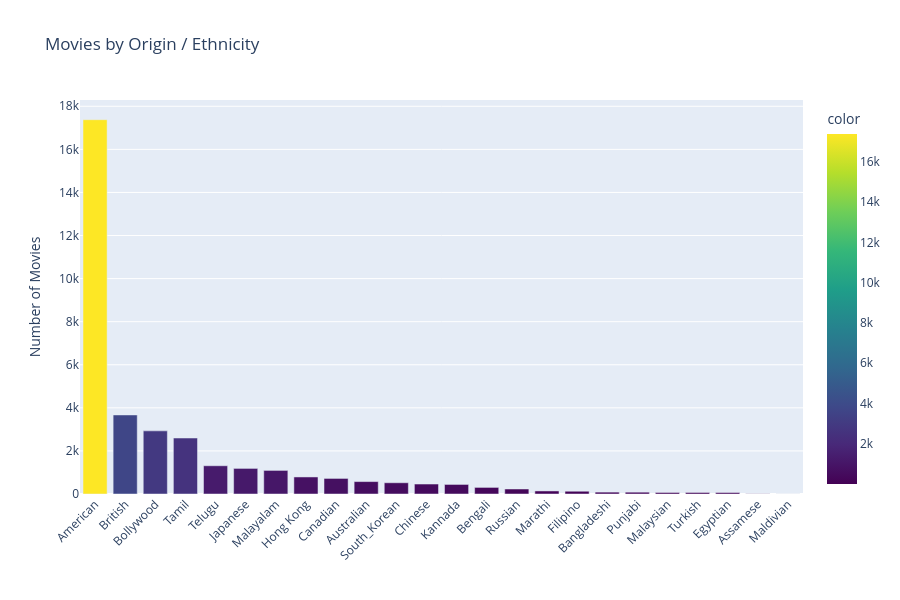

Write notebook code for a chart like this one.
### Code cell
fig = px.bar(
    origin_counts,
    title="Movies by Origin / Ethnicity",
    labels={"Origin/Ethnicity": "", "value": "Number of Movies"},
    color=origin_counts.values,
    color_continuous_scale="Viridis"
)
fig.update_layout(height=600, xaxis_tickangle=-45)
fig.show()

### Figure 1 — Plotly figure (JSON) as saved in the notebook; plotly's stock layout.template omitted (floating-point values rounded to 4 significant figures)
{"data": [{"hovertemplate": "=%{x}<br>Number of Movies=%{y}<br>color=%{marker.color}<extra></extra>", "legendgroup": "", "marker": {"color": [17377, 3670, 2931, 2599, 1311, 1188, 1095, 791, 723, 576, 522, 463, 444, 306, 232, 141, 128, 87, 84, 70, 70, 67, 9, 2], "coloraxis": "coloraxis", "pattern": {"shape": ""}}, "name": "", "orientation": "v", "showlegend": false, "textposition": "auto", "type": "bar", "x": ["American", "British", "Bollywood", "Tamil", "Telugu", "Japanese", "Malayalam", "Hong Kong", "Canadian", "Australian", "South_Korean", "Chinese", "Kannada", "Bengali", "Russian", "Marathi", "Filipino", "Bangladeshi", "Punjabi", "Malaysian", "Turkish", "Egyptian", "Assamese", "Maldivian"], "xaxis": "x", "y": [17377, 3670, 2931, 2599, 1311, 1188, 1095, 791, 723, 576, 522, 463, 444, 306, 232, 141, 128, 87, 84, 70, 70, 67, 9, 2], "yaxis": "y"}], "layout": {"barmode": "relative", "coloraxis": {"autocolorscale": false, "colorbar": {"title": {"text": "color"}}, "colorscale": [[0.0, "#440154"], [0.1111, "#482878"], [0.2222, "#3e4989"], [0.3333, "#31688e"], [0.4444, "#26828e"], [0.5556, "#1f9e89"], [0.6667, "#35b779"], [0.7778, "#6ece58"], [0.8889, "#b5de2b"], [1.0, "#fde725"]]}, "height": 600, "legend": {"tracegroupgap": 0}, "title": {"text": "Movies by Origin / Ethnicity"}, "xaxis": {"anchor": "y", "domain": [0.0, 1.0], "tickangle": -45, "title": {"text": ""}}, "yaxis": {"anchor": "x", "domain": [0.0, 1.0], "title": {"text": "Number of Movies"}}}}
